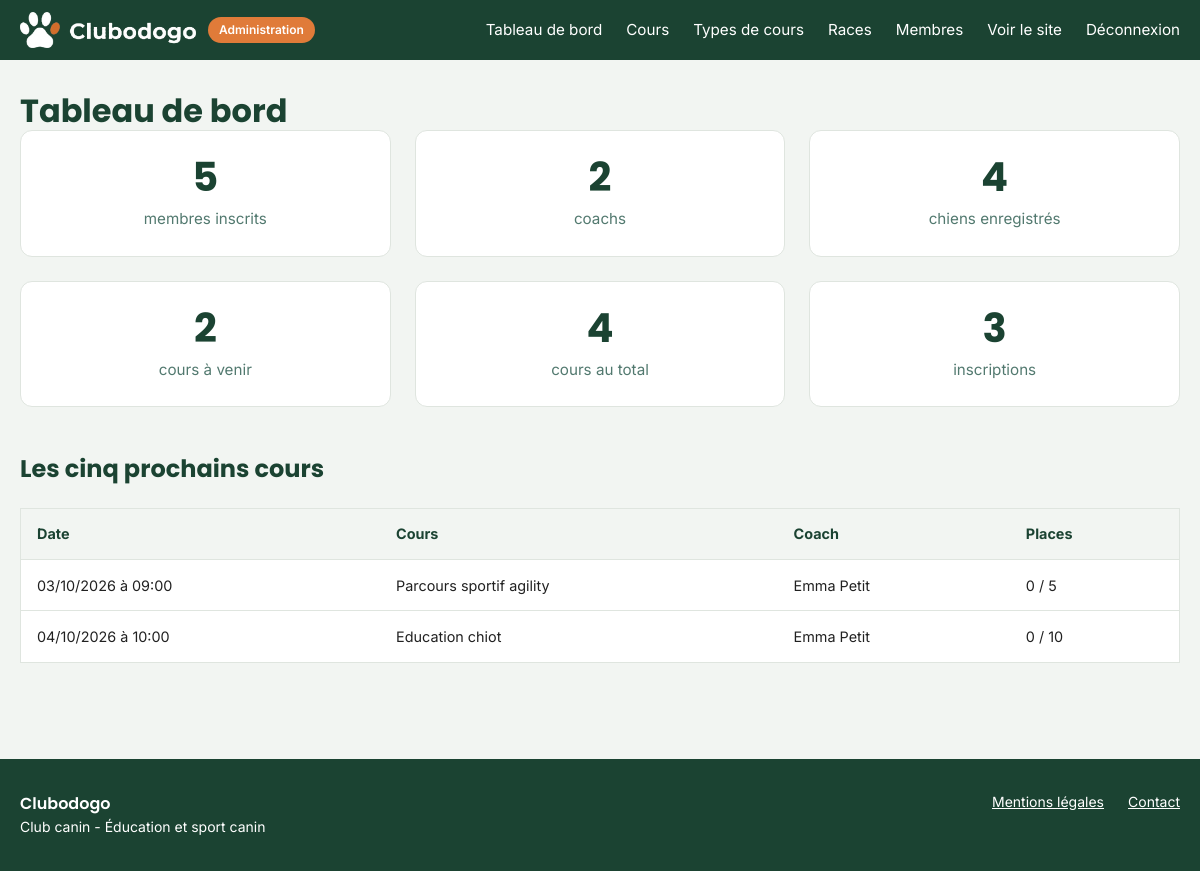
The app's page /code/public/admin/index.php (signed in) with its own data.
### tables this page shows
CREATE TABLE `cours` (
  `id` int NOT NULL,
  `titre` varchar(150) NOT NULL,
  `description` text,
  `capacite_max` int NOT NULL,
  `age_min_mois` int NOT NULL,
  `age_max_mois` int DEFAULT NULL,
  `date_cours` date NOT NULL,
  `heure_debut` time NOT NULL,
  `heure_fin` time NOT NULL,
  `id_utilisateur` int NOT NULL,
  `id_type_cours` int NOT NULL
);

CREATE TABLE `utilisateur` (
  `id` int NOT NULL,
  `nom` varchar(100) NOT NULL,
  `prenom` varchar(100) NOT NULL,
  `email` varchar(150) NOT NULL,
  `password` varchar(255) NOT NULL,
  `role` enum('responsable','proprietaire','coach') NOT NULL DEFAULT 'proprietaire'
);

### code/init.php (called while the page is built, shortened)
<?php
function proteger($e)
{
    return htmlspecialchars($e ?? '', ENT_QUOTES, 'UTF-8');
}

### code/public/admin/index.php (the view, shortened to what this page needs)
<?php
require_once __DIR__ . '/../../init.php';
$nbMembres = (int) $pdo->query('SELECT COUNT(*) FROM utilisateur')->fetchColumn();
$nbCoachs = (int) $pdo->query("SELECT COUNT(*) FROM utilisateur WHERE role = 'coach'")->fetchColumn();
$nbChiens = (int) $pdo->query('SELECT COUNT(*) FROM chien')->fetchColumn();
$nbCours = (int) $pdo->query('SELECT COUNT(*) FROM cours')->fetchColumn();
$nbCoursAVenir = (int) $pdo->query('SELECT COUNT(*) FROM cours WHERE date_cours >= CURDATE()')->fetchColumn();
$nbInscriptions = (int) $pdo->query('SELECT COUNT(*) FROM inscription')->fetchColumn();
$prochainsCours = $pdo->query(
    "SELECT cours.id, cours.titre, cours.date_cours, cours.heure_debut, cours.capacite_max,
            type_cours.libelle_type,
            utilisateur.prenom, utilisateur.nom,
            (SELECT COUNT(*) FROM inscription
             WHERE inscription.id_cours = cours.id AND inscription.statut != 'annule') AS nb_inscrits
     FROM cours
     JOIN type_cours ON type_cours.id = cours.id_type_cours
     JOIN utilisateur ON utilisateur.id = cours.id_utilisateur
     WHERE cours.date_cours >= CURDATE()
     ORDER BY cours.date_cours, cours.heure_debut
     LIMIT 5"
)->fetchAll();
require_once __DIR__ . '/../../header-admin.php';
?>
<h1>Tableau de bord</h1>
<div class="chiffres">
    <div class="chiffre">
        <span class="chiffre-valeur"><?= $nbMembres ?></span>
        <span class="chiffre-libelle">membres inscrits</span>
    </div>
    <div class="chiffre">
        <span class="chiffre-valeur"><?= $nbCoachs ?></span>
        <span class="chiffre-libelle">coachs</span>
    </div>
    <div class="chiffre">
        <span class="chiffre-valeur"><?= $nbChiens ?></span>
        <span class="chiffre-libelle">chiens enregistrés</span>
    </div>
    <div class="chiffre">
        <span class="chiffre-valeur"><?= $nbCoursAVenir ?></span>
        <span class="chiffre-libelle">cours à venir</span>
    </div>
    <div class="chiffre">
        <span class="chiffre-valeur"><?= $nbCours ?></span>
        <span class="chiffre-libelle">cours au total</span>
    </div>
    <div class="chiffre">
        <span class="chiffre-valeur"><?= $nbInscriptions ?></span>
        <span class="chiffre-libelle">inscriptions</span>
    </div>
</div>
<h2>Les cinq prochains cours</h2>
<?php if (empty($prochainsCours)): ?>
    <p class="vide">Aucun cours à venir n'est programmé.</p>
<?php else: ?>
    <table class="tableau">
        <thead>
            <tr>
                <th>Date</th>
                <th>Cours</th>
                <th>Coach</th>
                <th>Places</th>
            </tr>
        </thead>
        <tbody>
            <?php foreach ($prochainsCours as $cours): ?>
                <tr>
                    <td data-label="Date">
                        <?= date('d/m/Y', strtotime($cours['date_cours'])) ?>
                        à <?= substr($cours['heure_debut'], 0, 5) ?>
                    </td>
                    <td data-label="Cours"><?= proteger($cours['titre']) ?></td>
                    <td data-label="Coach"><?= proteger($cours['prenom'] . ' ' . $cours['nom']) ?></td>
                    <td data-label="Places">
                        <?= (int) $cours['nb_inscrits'] ?> / <?= (int) $cours['capacite_max'] ?>
                    </td>
                </tr>
            <?php endforeach; ?>
        </tbody>
    </table>
<?php endif; ?>
<?php require_once __DIR__ . '/../../footer.php'; ?>

### code/public/assets/css/style.css (style rules this page uses)
:root { --vert-primaire: #1b4332; --vert-secondaire: #2d6a4f; --vert-gris: #52796f; --orange: #e07b39; --blanc: #ffffff; --texte: #212121; --fond: #f2f5f2; --bordure: #dfe5df; --erreur: #d62828; --erreur-fond: #fdecec; --succes: #2d6a4f; --succes-fond: #e3efe7; }
* { margin: 0; padding: 0; box-sizing: border-box; }
body { font-family: 'Inter', Arial, sans-serif; color: var(--texte); background-color: var(--fond); line-height: 1.6; display: flex; flex-direction: column; min-height: 100vh; }
h1, h2, h3 { font-family: 'Poppins', Arial, sans-serif; color: var(--vert-primaire); line-height: 1.2; }
h1 { font-size: 2rem; }
h2 { font-size: 1.5rem; }
.tableau { width: 100%; border-collapse: collapse; background-color: var(--blanc); border: 1px solid var(--bordure); margin-top: 1.5rem; }
.tableau th, .tableau td { padding: 0.85rem 1rem; text-align: left; border-bottom: 1px solid var(--bordure); font-size: 0.9rem; }
.tableau th { background-color: var(--fond); color: var(--vert-primaire); }
.chiffres { display: grid; grid-template-columns: repeat(3, 1fr); gap: 1.5rem; margin-bottom: 3rem; }
.chiffre { background-color: var(--blanc); border: 1px solid var(--bordure); border-radius: 12px; padding: 1.5rem; text-align: center; }
.chiffre-valeur { display: block; font-family: 'Poppins', Arial, sans-serif; font-size: 2.5rem; font-weight: 700; color: var(--vert-primaire); line-height: 1.1; }
.chiffre-libelle { display: block; margin-top: 0.5rem; font-size: 0.95rem; color: var(--vert-gris); }

### records on screen
cours: date_cours "03/10/2026", heure_debut "09:00", titre "Parcours sportif agility", id_utilisateur.nom "Emma Petit", nb_inscrits "0", capacite_max "5"
cours: date_cours "04/10/2026", heure_debut "10:00", titre "Education chiot", id_utilisateur.nom "Emma Petit", nb_inscrits "0", capacite_max "10"

### other values on screen
$nbMembres "5"
$nbCoachs "2"
$nbChiens "4"
$nbCoursAVenir "2"
$nbCours "4"
$nbInscriptions "3"
